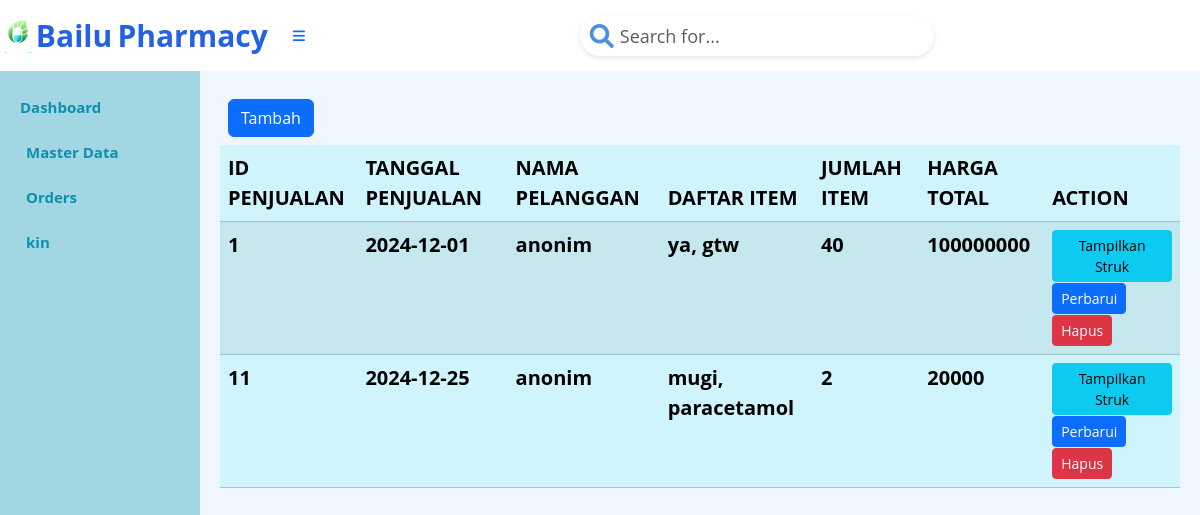
The app's page /index.php?page=penjualan (signed in), older data.
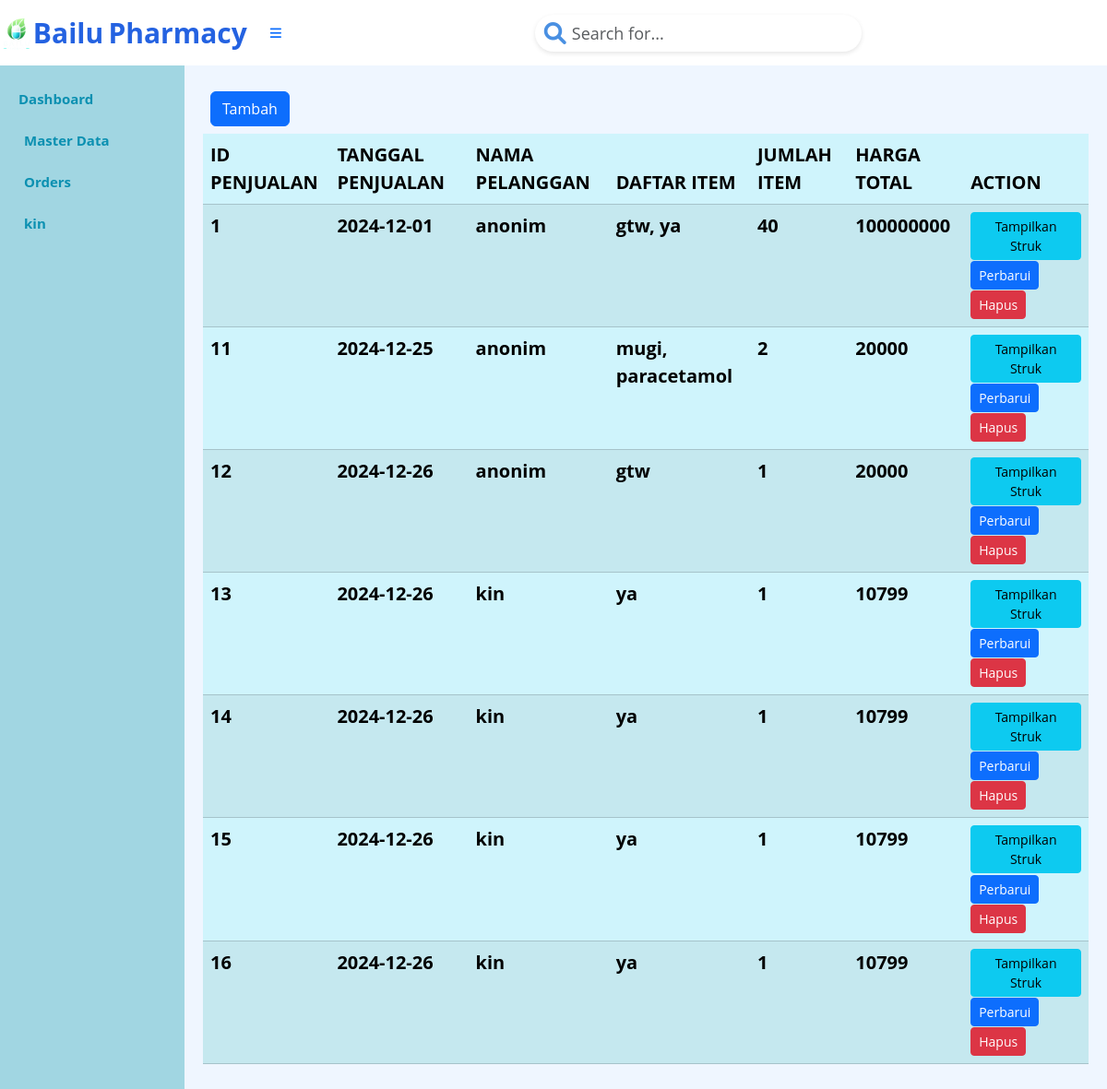
The same page, newer data.
### tables this page shows
CREATE TABLE `tb_penjualan` (
  `Id_penjualan` int(5) NOT NULL AUTO_INCREMENT,
  `Tanggal_penjualan` date NOT NULL,
  `Total_item` int(3) NOT NULL,
  `harga_total` int(8) NOT NULL,
  `biaya_kirim` int(8) NOT NULL,
  `total_biaya` int(8) NOT NULL,
  `Total_bayar` int(8) NOT NULL,
  `Kembalian` int(8) NOT NULL,
  `Id_pelanggan` int(3) NOT NULL,
  PRIMARY KEY (`Id_penjualan`),
  KEY `Id_pelanggan` (`Id_pelanggan`),
  CONSTRAINT `tb_penjualan_ibfk_1` FOREIGN KEY (`Id_pelanggan`) REFERENCES `tb_pelanggan` (`Id_pelanggan`)
);

CREATE TABLE `tb_pelanggan` (
  `Id_pelanggan` int(4) NOT NULL AUTO_INCREMENT,
  `username` varchar(15) NOT NULL,
  `email` varchar(15) NOT NULL,
  `no_tlp` varchar(15) NOT NULL,
  `alamat` varchar(10) NOT NULL,
  `password` varchar(255) NOT NULL,
  PRIMARY KEY (`Id_pelanggan`)
);

### penjualan.php (the view, shortened to what this page needs)
<div class="d-grid gap-2 p-2 d-md-flex justify-content-md">
    <a class="btn btn-primary me-md-2" href="index.php?page=penjualan.form&action=add" role="button">Tambah</a>
</div>
<?php
$mysqli = new mysqli("localhost", "root", "", "apotek");
$result = $mysqli->query("
   SELECT
    p.`Id_penjualan` AS ID_penjualan,
    p.`Tanggal_penjualan` AS tanggal,
    np.`username` AS pelanggan,
    GROUP_CONCAT(o.Nama_Obat SEPARATOR ', ') AS Daftar_Item,
    GROUP_CONCAT(CONCAT(o.Nama_Obat, ';', pd.jumlah_item, ';', pd.harga_satuan) SEPARATOR ', ') AS Rincian_Item,
    p.Total_item AS Item,
    p.`harga_total` AS Total_harga, -- Total harga barang
    p.`total_bayar` AS Total_bayar, -- Uang yang dibayarkan pelanggan
    (p.total_bayar - p.harga_total) AS Kembalian, -- Perhitungan kembalian
    pd.Id_obat AS Id_obat
FROM
    tb_penjualan p
JOIN
    tb_pelanggan np ON p.`Id_pelanggan` = np.`Id_pelanggan`
JOIN
    tb_penjualan_detail pd ON p.`Id_penjualan` = pd.`Id_penjualan`
JOIN
    tb_obat o ON pd.Id_obat = o.Id_Obat
GROUP BY
    p.`Id_penjualan`;
");
?>
<table class="table table-info table-striped">
    <thead>
        <tr>
            <th>ID PENJUALAN</th>
            <th>TANGGAL PENJUALAN</th>
            <th>NAMA PELANGGAN</th>
            <th>DAFTAR ITEM</th>
            <th>JUMLAH ITEM</th>
            <th>HARGA TOTAL</th>
            <th>ACTION</th>
        </tr>
    </thead>
    <tbody>
        <?php foreach ($result as $row): ?>
            <tr>
                <td><?= htmlspecialchars($row['ID_penjualan']) ?></td>
                <td><?= htmlspecialchars($row['tanggal']) ?></td>
                <td><?= htmlspecialchars($row['pelanggan']) ?></td>
                <td><?= htmlspecialchars($row['Daftar_Item']) ?></td>
                <td><?= htmlspecialchars($row['Item']) ?></td>
                <td><?= htmlspecialchars($row['Total_bayar']) ?></td>
                <td>
                    <button type="button" class="btn btn-info btn-sm" onclick="tampilkanStruk(<?= htmlspecialchars(json_encode($row)) ?>)">
                        Tampilkan Struk
                    </button>
                    <a class="btn btn-primary me-md-2 btn-sm" href="index.php?page=penjualan.form&Id_penjualan=<?= $row['ID_penjualan'] ?>&action=edit">
                        Perbarui
                    </a>
                    <form action="penjualan.action.php" method="POST" style="display:inline;">
                        <button type="submit" class="btn btn-danger me-md-2 btn-sm" onclick="return confirm('Ingin menghapus data ini?');">
                            Hapus
                        </button>
                    </form>
                </td>
            </tr>
        <?php endforeach; ?>
    </tbody>
</table>

### index.php (shortened to what this page needs)
<?php
$page = isset($_GET['page']) ? $_GET['page'] : 'dashboard';
?>
<!DOCTYPE html>
<html lang="en">
<head>
    <link href="https://cdnjs.cloudflare.com/ajax/libs/font-awesome/6.0.0-beta3/css/all.min.css" rel="stylesheet">
    <link href="https://cdn.jsdelivr.net/npm/bootstrap@5.3.2/dist/css/bootstrap.min.css" rel="stylesheet">
</head>
<body class="sb-nav-fixed">
    <nav class="sb-topnav navbar navbar-expand navbar-dark bg-white">
        <img src="image/logo.png" alt="Logo Pharmacy" width="40" height="40">
        <a class="navbar-brand" href="index.php">
            <span style="color: #2462E1; font-family: 'Open Sans', sans-serif;">Bailu</span>
            <span style="color: #2462E1; font-family: 'Open Sans', sans-serif;">Pharmacy</span>
        </a>
        <button class="btn btn-link btn-sm order-1 order-lg-0" id="sidebarToggle" href="#"><i class="fas fa-bars"></i></button>
        <form class="search-bar mx-auto" method="get" action="">
            <div class="search-container">
                <div class="search-bar-bg"></div>
                <i class="fas fa-search search-icon"></i>
                <input class="search-input form-control" type="text" name="search" placeholder="Search for..." aria-label="Search" />
            </div>
        </form>
    </nav>
    <div class="container-fluid">
        <div class="row">
            <div class="col-2 sidebar">
                <ul>
                    <li><a href="index.php?page=dashboard">Dashboard</a></li>
                    <li>
                        <button class="btn-toggle" onclick="toggleMenu('master-collapse')">
                            Master Data
                        </button>
                    </li>
                    <li>
                        <button class="btn-toggle" onclick="toggleMenu('orders-collapse')">
                            Orders
                        </button>
                    </li>
                    <li>
                        <button class="btn-toggle" onclick="toggleMenu('account-collapse')">
                            <div class="user-info d-flex align-items-center">
                                <span><?php echo $_SESSION['username']; ?></span>
                            </div>
                        </button>
                    </li>
                </ul>
            </div>
            <div class="col content">
                <?php
                $page_file = $page . '.php';
                if (file_exists($page_file)) {
                    include $page_file;
                } else {
                    echo "<h1>Halaman tidak ditemukan.</h1>";
                }
                ?>
            </div>
        </div>
    </div>
</body>
</html>

### index.php (style rules this page uses)
body { background-color: #EFF6FF; font-family: 'Open Sans', sans-serif; font-weight: bold; font-size: 20px; color: #0B90B1; }
.sidebar { background-color: #A1D6E2; color: white; min-height: 100vh; padding: 20px; }
.sidebar ul { list-style: none; padding: 0; }
.sidebar ul li { margin-bottom: 15px; }
.sidebar ul li a, .sidebar ul li button { font-family: 'Open Sans', sans-serif; font-weight: bold; font-size: 15px; color: #0B90B1; text-decoration: none; background: none; border: none; cursor: pointer; }
.content { padding: 20px; }
.navbar .search-bar { width: 100%; display: flex; justify-content: center; position: relative; }
.search-container { width: 40%; position: relative; }
.search-input { width: 100%; height: 40px; padding: 0 15px 0 40px; font-size: 0.9em; border-radius: 25px; outline: none; box-shadow: 0 2px 5px rgba(0, 0, 0, 0.1); border: none; }
.search-bar-bg { position: absolute; top: 0; left: 0; width: 100%; height: 15px; border-radius: 25px 25px 0 0; }
.search-icon { position: absolute; top: 50%; left: 10px; transform: translateY(-50%); font-size: 1.2em; color: #4A90E2; z-index: 3; }
.navbar-brand span { font-size: 1.5em; }

Row changes from the older to the newer data that the page shows:
computed for tb_penjualan id 1: Daftar_Item "ya, gtw" → "gtw, ya"
added tb_penjualan: Id_penjualan "12", Tanggal_penjualan "2024-12-26", Id_pelanggan.username "anonim", Daftar_Item "gtw", Total_item "1", Total_bayar "20000"
added tb_penjualan: Id_penjualan "13", Tanggal_penjualan "2024-12-26", Id_pelanggan.username "kin", Daftar_Item "ya", Total_item "1", Total_bayar "10799"
added tb_penjualan: Id_penjualan "14", Tanggal_penjualan "2024-12-26", Id_pelanggan.username "kin", Daftar_Item "ya", Total_item "1", Total_bayar "10799"
added tb_penjualan: Id_penjualan "15", Tanggal_penjualan "2024-12-26", Id_pelanggan.username "kin", Daftar_Item "ya", Total_item "1", Total_bayar "10799"
added tb_penjualan: Id_penjualan "16", Tanggal_penjualan "2024-12-26", Id_pelanggan.username "kin", Daftar_Item "ya", Total_item "1", Total_bayar "10799"
